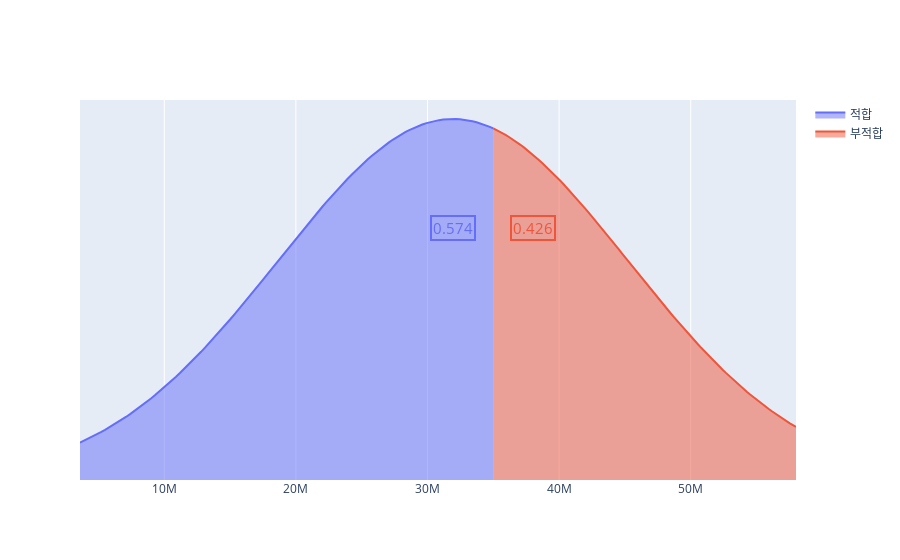

Notebook code for this chart:
### Code cell
EVCS_cost, EVCS_cost_negative = cal_norm(df_EVCS_cost[df_EVCS_cost['충전기']=='급속']['충전기가격'].mean(),
                                         df_EVCS_cost[df_EVCS_cost['충전기']=='급속']['충전기가격'].std(),
                                         df_EVCS_cost[df_EVCS_cost['충전기']=='급속']['충전기가격'].min(),
                                         df_EVCS_cost[df_EVCS_cost['충전기']=='급속']['충전기가격'].max(),
                                         EVCS_cost_standard,
                                         True)
